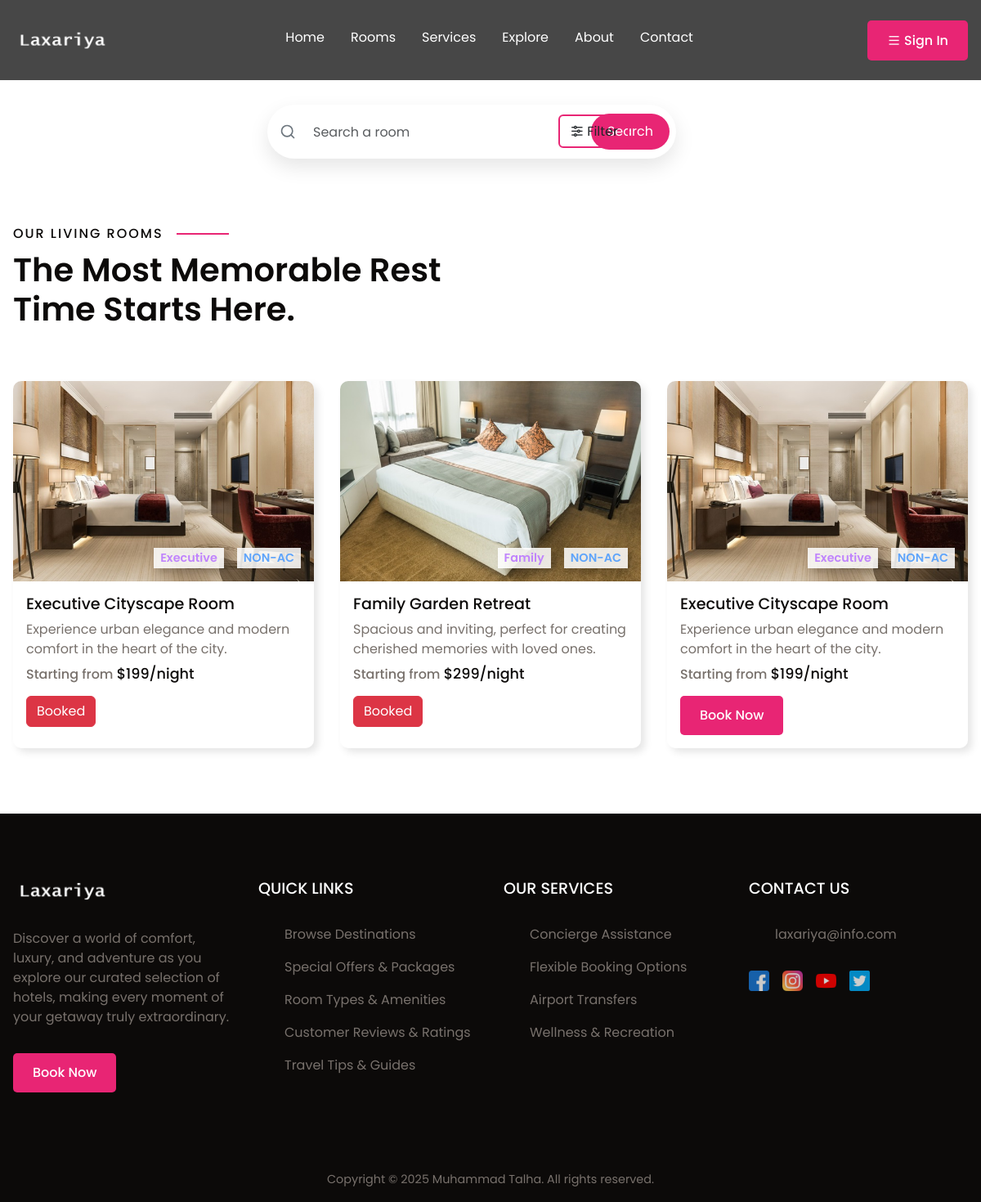
Page /rooms.php?ac=NON-AC on the committed database.
### tables this page shows
CREATE TABLE `room_info` (
  `room_id` int(11) NOT NULL,
  `room_name` varchar(100) NOT NULL,
  `room_desc` text NOT NULL,
  `room_price` int(11) NOT NULL,
  `room_catagory` varchar(100) NOT NULL,
  `room_condition` varchar(40) NOT NULL,
  `room_image` varchar(2000) NOT NULL,
  `room_status` varchar(150) NOT NULL
);

### rooms.php (the view, shortened to what this page needs)
<?php
  include("connection.php");
  $flag = false;
  if( isset(   $_GET['ac'],$_GET['catagories']    ) ){
    $catagories = $_GET['catagories'];
    $ac = $_GET['ac'];
    $cat = "";
    foreach($catagories as $c){
        $cat .= "'$c',";
    }
    $cat = rtrim($cat,',');
    $query = "SELECT * FROM room_info where room_catagory in($cat) and room_condition = '$ac'";
}
else if( isset(   $_GET['ac']   ) ){
    $ac = $_GET['ac'];
    $query = "SELECT * FROM room_info where  room_condition = '$ac'";
}
$data = mysqli_query($conn,$query);
?>
<!DOCTYPE html>
<html lang="en">
<head>
  <link href="https://cdnjs.cloudflare.com/ajax/libs/bootstrap/5.3.0/css/bootstrap.min.css" rel="stylesheet">
  <link href="https://cdn.jsdelivr.net/npm/remixicon@4.0.0/fonts/remixicon.css" rel="stylesheet" />
  <link rel="stylesheet" href="style.css" />
</head>
<body>
  <div class="newheader">
    <nav class="newnav">
      <div class="nav__bar">
        <div class="logo">
          <a href="index.html"><img src="assets/laxariya.png" alt="logo" /></a>
        </div>
      </div>
      <ul class="nav__links " id="nav-links" style="margin-top: 10px;">
        <li><a href="index.php">Home</a></li>
        <li><a href="rooms.php">Rooms</a></li>
        <li><a href="index.php#service">Services</a></li>
        <li><a href="index.php#explore">Explore</a></li>
        <li><a href="About.php">About</a></li>
        <li><a href="contact.php">Contact</a></li>
      </ul>
      <button class="bttn nav__btn"> <i class="ri-menu-line"></i>  <?php if($flag)echo"$button_name"; else echo"Sign In"; ?></button>
    </nav>
  </div>
  <div class="container">
    <div class="row justify-content-center">
      <div class="col-12 col-md-8 col-lg-6">
        <div class="search-container position-relative">
          <form class="d-flex align-items-center" action = "rooms.php" method="get">
            <svg xmlns="http://www.w3.org/2000/svg" width="20" height="20" viewBox="0 0 24 24" fill="none"
              stroke="currentColor" stroke-width="2" stroke-linecap="round" stroke-linejoin="round"
              class="search-icon feather feather-search">
              <circle cx="11" cy="11" r="8"></circle>
              <line x1="21" y1="21" x2="16.65" y2="16.65"></line>
            </svg>
            <input class="form-control search-input ps-5" type="search" name = "search" placeholder="Search a room" aria-label="Search">
            <button class="btn btn-search ms-2" type="submit">Search</button>
          </form>
        </div>
      </div>
    </div>
  </div>
  <button class="btn filter ms-2" onclick="show_filters()"><i class="ri-equalizer-line"></i>&nbsp;Filter</button>
  <?php
              if(mysqli_num_rows($data)>0){
                            echo"
                  <section class='section__container room__container'>
                  <p class='section__subheader'>OUR LIVING ROOMS</p>
                  <h2 class='section__header'>The Most Memorable Rest Time Starts Here.</h2>
                  <div class='room__grid'>"; }
              else {
                echo"
                     <section class='section__container room__container'>
                          <h2 class='section__header' style = 'margin-left: 200px;'>Sorry! No Rooms Available</h2>
                    </section>
              ";
              };
              while($row = mysqli_fetch_assoc($data)){
                echo"
                    <div class='room__card'>
                      <div class='room__card__image'>
                        <img src=".$row['room_image']."alt='room' />
                        <div class='room__card__icons'>
                          <span><i >".$row['room_catagory']."</i></span>
                          <span><i >".$row['room_condition']."</i></span>
                        </div>
                      </div>
                      <div class='room__card__details'>
                        <h4>".$row['room_name']."</h4>
                        <p>"
                          .$row['room_desc'].
                        "</p>
                        <h5>Starting from <span>$".$row['room_price']."/night</span></h5>
                        ";
                        if($row['room_status']=="Booked"){
                          echo" <button class='btn btn-danger' >".$row['room_status']."</button>";
                        }
                        else{
                          echo"<button onclick='book_room(".(int)$row['room_id'].",".$flag.")' class='bttn'>Book Now</button>" ; }
                       echo"
                      </div>
                    </div>
              ";
              };
      echo"</div>
    </section>";
      ?>
  <footer class="footer" id="contact">
    <div class="section__container footer__container">
      <div class="footer__col">
        <div class="logo">
          <a href="#home"><img src="assets/laxariya.png" alt="logo" /></a>
        </div>
        <p class="section__description">
          Discover a world of comfort, luxury, and adventure as you explore
          our curated selection of hotels, making every moment of your getaway
          truly extraordinary.
        </p>
        <button class="bttn">Book Now</button>
      </div>
      <div class="footer__col">
        <h4>QUICK LINKS</h4>
        <ul class="footer__links">
          <li><a href="#">Browse Destinations</a></li>
          <li><a href="#">Special Offers & Packages</a></li>
          <li><a href="#">Room Types & Amenities</a></li>
          <li><a href="#">Customer Reviews & Ratings</a></li>
          <li><a href="#">Travel Tips & Guides</a></li>
        </ul>
      </div>
      <div class="footer__col">
        <h4>OUR SERVICES</h4>
        <ul class="footer__links">
          <li><a href="#">Concierge Assistance</a></li>
          <li><a href="#">Flexible Booking Options</a></li>
          <li><a href="#">Airport Transfers</a></li>
          <li><a href="#">Wellness & Recreation</a></li>
        </ul>
      </div>
      <div class="footer__col">
        <h4>CONTACT US</h4>
        <ul class="footer__links">
          <li><a href="#">laxariya@info.com</a></li>
        </ul>
        <div class="footer__socials">
          <a href="#"><img src="assets/facebook.png" alt="facebook" /></a>
          <a href="#"><img src="assets/instagram.png" alt="instagram" /></a>
          <a href="#"><img src="assets/youtube.png" alt="youtube" /></a>
          <a href="#"><img src="assets/twitter.png" alt="twitter" /></a>
        </div>
      </div>
    </div>
    <div class="footer__bar">
      Copyright © 2025 Muhammad Talha. All rights reserved.
    </div>
  </footer>
</body>
</html>

### rooms.php (style rules this page uses)
.search-container { background-color: white; border-radius: 50px; box-shadow: 0 10px 25px rgba(0, 0, 0, 0.1); padding: 8px; max-width: 500px; width: 100%; transition: all 0.3s ease; }
.form-control.search-input { border: none; background: transparent; padding-left: 20px; font-size: 1rem; height: 50px; }
.btn-search { background-color: var(--primary-color); color: white; border-radius: 50px; padding: 10px 20px; border: none; transition: all 0.3s ease; }
.search-icon { color: #6c757d; position: absolute; left: 15px; top: 50%; transform: translateY(-50%); }
.container { margin-top: 30px; }
.filter { position: absolute; border: 2px solid var(--primary-color); top: 140px; right: 430px; }

### rows in the picture
room_info: room_catagory "Executive", room_condition "NON-AC", room_name "Executive Cityscape Room", room_desc "Experience urban elegance and modern comfort in the heart of the city.", room_price "199", room_status "Booked"
room_info: shows a picture, room_catagory "Family", room_condition "NON-AC", room_name "Family Garden Retreat", room_desc "Spacious and inviting, perfect for creating cherished memories with loved ones.", room_price "299", room_status "Booked"
room_info: room_catagory "Executive", room_condition "NON-AC", room_name "Executive Cityscape Room", room_desc "Experience urban elegance and modern comfort in the heart of the city.", room_price "199"
